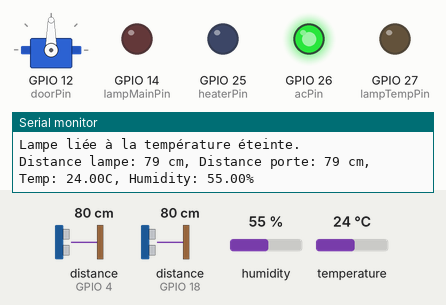
Recording of a sketch running on a simulated ESP32. Shown: servo, output pins drawn as LEDs (lit = HIGH), the last lines printed to the serial monitor. Wiring (from diagram.json): 2 × ultrasonic range finder: trigger GPIO 5, echo GPIO 18 / trigger GPIO 16, echo GPIO 4. The test bench sets the inputs (shaded band); at power-on: distance to the obstacle (sensors on GPIO 4, GPIO 18) 80 cm, temperature 24 °C, humidity 55 %. The echo pulse lasts 58.3 µs per cm; WiFi joins after 1.5 s; servers stay silent unless stated; no MQTT or app messages arrive unless stated; pins used as bus, display or sensor lines are not drawn.

Above: at 2.7 s.
2.8 s: distance to the obstacle (sensor on GPIO 4) set to 55 cm
4.8 s: distance to the obstacle (sensor on GPIO 4) set to 48 cm
At 6.8 s:
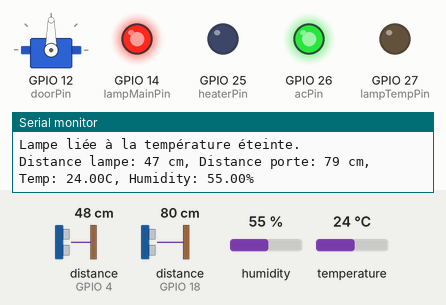
7.1 s: distance to the obstacle (sensor on GPIO 18) set to 33 cm
8.8 s: distance to the obstacle (sensor on GPIO 18) set to 27 cm
At 10.3 s:
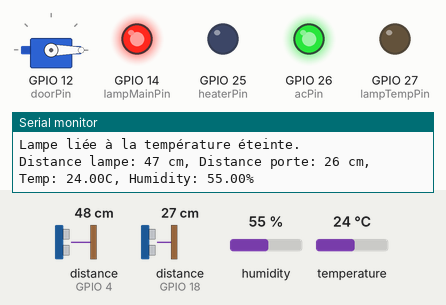
11.1 s: temperature set to 22.6 °C
At 12.7 s:
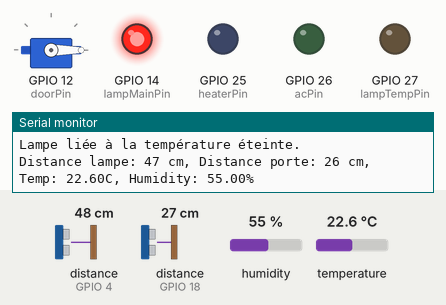
13.1 s: temperature set to 12 °C
At 15.0 s:
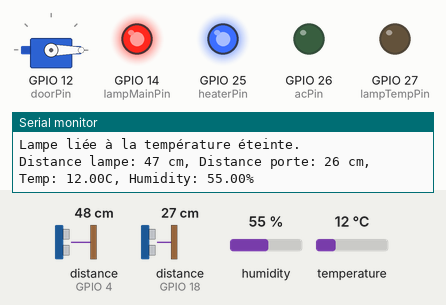
Timing chart, 0 to 16.2 s (numbered marks = the images above; inputs shaded):
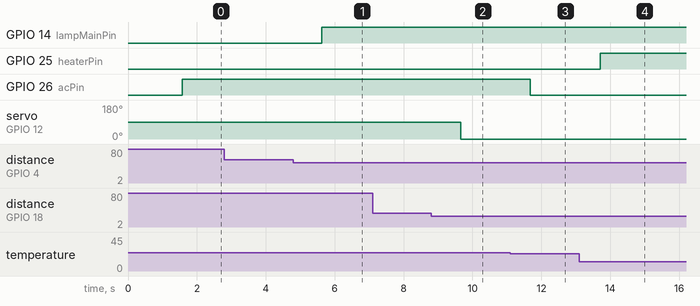

The sketch:

esp32-http-server.ino
```cpp
#include <WiFi.h>
#include <PubSubClient.h>
#include <ESP32Servo.h>
#include <DHT.h>

// Configuration WiFi
const char* ssid = "Wokwi-GUEST";
const char* password = "";

// Configuration MQTT
const char* mqtt_server = "broker.hivemq.com";
const char* topic_pub = "smartHome/room1/status";
const char* topic_sub = "smartHome/room1/commands";
WiFiClient espClient;
PubSubClient client(espClient);

// Capteur ultrasonique pour la lampe principale
const int trigPinLamp = 16;
const int echoPinLamp = 4;

// Capteur ultrasonique pour la porte
const int trigPinDoor = 5;
const int echoPinDoor = 18;

// Servo pour la porte
Servo servoDoor;
const int doorPin = 12;

// Lampes (LEDs)
const int lampMainPin = 14;   // Lampe principale
const int lampTempPin = 27;   // Lampe liée à la température

// Capteur de température et d'humidité
#define DHTPIN 15
#define DHTTYPE DHT22
DHT dht(DHTPIN, DHTTYPE);

// Chauffage et Climatiseur
const int heaterPin = 25;
const int acPin = 26;

// Variables pour la température
float targetTemperature = 22.0;

// Seuils
const int lampThreshold = 50;
const int openThreshold = 30;
const int closeThreshold = 70;
float tempLampThreshold = 25.0; // Température pour contrôler la lampe liée à la température

void setup() {
  Serial.begin(115200);

  // Initialisation des capteurs/actionneurs
  pinMode(trigPinLamp, OUTPUT);
  pinMode(echoPinLamp, INPUT);
  pinMode(trigPinDoor, OUTPUT);
  pinMode(echoPinDoor, INPUT);
  pinMode(lampMainPin, OUTPUT);
  pinMode(lampTempPin, OUTPUT);
  pinMode(heaterPin, OUTPUT);
  pinMode(acPin, OUTPUT);
  servoDoor.attach(doorPin);
  servoDoor.write(90);  // Porte fermée par défaut
  digitalWrite(lampMainPin, LOW);
  digitalWrite(lampTempPin, LOW);
  dht.begin();

  // Connexion WiFi
  connectWiFi();

  // Configuration MQTT
  client.setServer(mqtt_server, 1883);
  client.setCallback(callback);
  connectMQTT();
}

void loop() {
  if (!client.connected()) {
    connectMQTT();
  }
  client.loop();

  // Lecture des capteurs
  long distanceLamp = measureDistance(trigPinLamp, echoPinLamp);
  long distanceDoor = measureDistance(trigPinDoor, echoPinDoor);
  float temperature = dht.readTemperature();
  float humidity = dht.readHumidity();

  // Contrôle de la lampe principale
  if (distanceLamp > 0 && distanceLamp < lampThreshold) {
    digitalWrite(lampMainPin, HIGH);
    Serial.println("Lampe principale allumée.");
  } else {
    digitalWrite(lampMainPin, LOW);
    Serial.println("Lampe principale éteinte.");
  }

  // Contrôle de la porte avec le servomoteur
  if (distanceDoor > 0 && distanceDoor < openThreshold) {
    servoDoor.write(0);  // Ouvrir la porte
    Serial.println("Porte ouverte.");
  } else if (distanceDoor > closeThreshold) {
    servoDoor.write(90);  // Fermer la porte
    Serial.println("Porte fermée.");
  }

  // Contrôle du chauffage, climatiseur et lampe liée à la température
  if (!isnan(temperature)) {
    if (temperature < targetTemperature - 1) {
      digitalWrite(heaterPin, HIGH);  // Active le chauffage
      digitalWrite(acPin, LOW);
      Serial.println("Chauffage activé.");
    } else if (temperature > targetTemperature + 1) {
      digitalWrite(heaterPin, LOW);
      digitalWrite(acPin, HIGH);  // Active le climatiseur
      Serial.println("Climatiseur activé.");
    } else {
      digitalWrite(heaterPin, LOW);
      digitalWrite(acPin, LOW);
      Serial.println("Chauffage et climatiseur désactivés.");
    }

    // Contrôle de la lampe liée à la température
    if (temperature > tempLampThreshold) {
      digitalWrite(lampTempPin, HIGH);
      Serial.println("Lampe liée à la température allumée.");
    } else {
      digitalWrite(lampTempPin, LOW);
      Serial.println("Lampe liée à la température éteinte.");
    }
  } else {
    Serial.println("Erreur de lecture du capteur de température !");
  }

  // Publier les données des capteurs
  String status = "Distance lampe: " + String(distanceLamp) + " cm, " +
                  "Distance porte: " + String(distanceDoor) + " cm, " +
                  "Temp: " + String(temperature) + "C, " +
                  "Humidity: " + String(humidity) + "%";
  client.publish(topic_pub, status.c_str());
  Serial.println(status);

  delay(2000);
}

long measureDistance(int trigPin, int echoPin) {
  digitalWrite(trigPin, LOW);
  delayMicroseconds(2);
  digitalWrite(trigPin, HIGH);
  delayMicroseconds(10);
  digitalWrite(trigPin, LOW);

  long duration = pulseIn(echoPin, HIGH);
  long distance = duration * 0.034 / 2;
  return distance;
}

void connectWiFi() {
  Serial.print("Connexion au WiFi");
  WiFi.begin(ssid, password);
  while (WiFi.status() != WL_CONNECTED) {
    delay(500);
    Serial.print(".");
  }
  Serial.println("Connecté !");
}

void connectMQTT() {
  while (!client.connected()) {
    Serial.print("Connexion au serveur MQTT...");
    if (client.connect("ESP32_Room1")) {
      Serial.println("Connecté !");
      client.subscribe(topic_sub);
    } else {
      Serial.print("Échec, rc=");
      Serial.print(client.state());
      delay(5000);
    }
  }
}

void callback(char* topic, byte* payload, unsigned int length) {
  String command = "";
  for (int i = 0; i < length; i++) {
    command += (char)payload[i];
  }
  Serial.print("Commande reçue : ");
  Serial.println(command);

  if (command.startsWith("SET_TEMP")) {
    targetTemperature = command.substring(9).toFloat();
    String response = "Température cible réglée à " + String(targetTemperature) + "C";
    client.publish(topic_pub, response.c_str());
    Serial.println(response);
  }
}
```

Measured:
- the behaviour switches between 51 and 50 cm on distance to the obstacle (sensor on GPIO 4) (found by bisection; images 0 and 1)
- the behaviour switches between 31 and 30 cm on distance to the obstacle (sensor on GPIO 18) (found by bisection; images 1 and 2)
- the behaviour switches between 23.1 and 23 °C on temperature (found by bisection; images 2 and 3)
- after the input at 4.8 s, GPIO 14 (lampMainPin): LOW → HIGH after 0.82 s
- after the input at 8.8 s, servo on GPIO 12 (doorPin): 90° → 0° after 0.86 s
- after the input at 11.1 s, GPIO 26 (acPin): HIGH → LOW after 0.58 s
- after the input at 13.1 s, GPIO 25 (heaterPin): LOW → HIGH after 0.60 s
